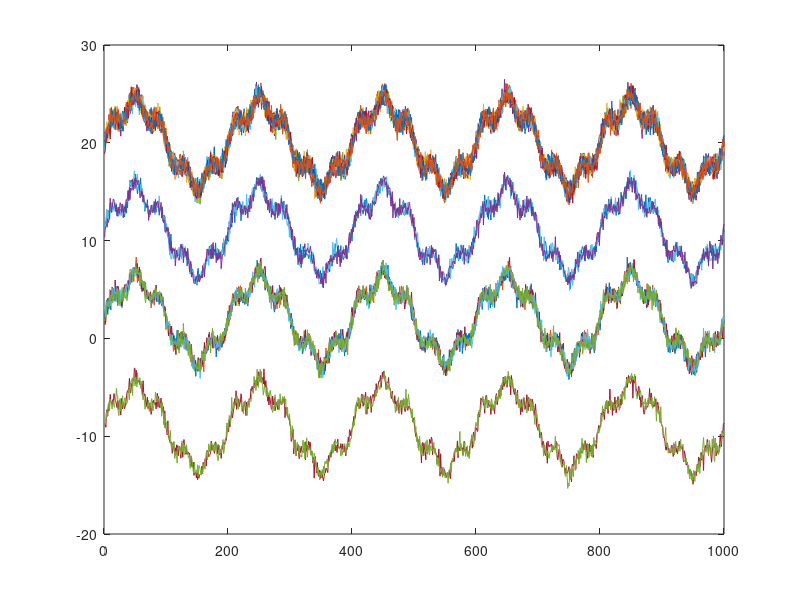

Reproduce this figure in MATLAB. (Note: this script raises an error after producing the figure.)

clf;
number_of_sensors=5;
number_of_states=6
global N_e R_matrix meas_horizon C
RR=0.64
QQ=100000
N_e=10
RR_1=0.5
RR_2=0.5
RR_3=0.5
RR_4=0.5
RR_5=0.5
DT=[]
QQ = QQ*eye(number_of_states,number_of_states);


R_1=RR_1*eye(number_of_states,number_of_states);


R_2=RR_2*eye(number_of_states,number_of_states);
R_3=RR_3*eye(number_of_states,number_of_states);
R_4=RR_4*eye(number_of_states,number_of_states);
R_5=RR_5*eye(number_of_states,number_of_states);

%R_sembel=[R_1,R_2,R_3,R_4,R_5]'
% [tag1 state 1; tag1 state2; tag1 state3;....tag 2 state1....tag6 state 6]
R_matrix=diag([RR_1,RR_1,RR_1,RR_1,RR_1,RR_1,RR_2,RR_2,RR_2,RR_2,RR_2,RR_2,RR_3,RR_3,RR_3,RR_3,RR_3,RR_3,RR_4,RR_4,RR_4,RR_4,RR_4,RR_4,RR_5,RR_5,RR_5,RR_5,RR_5,RR_5])
%R_matrix=diag([0.5,RR_1,RR_1,RR_1,RR_1,RR_1,10,RR_2,RR_2,RR_2,RR_2,RR_2,4,RR_3,RR_3,RR_3,RR_3,RR_3,RR_4,RR_4,RR_4,RR_4,RR_4,RR_4,RR_5,RR_5,RR_5,RR_5,RR_5,RR_5])
C1=eye(number_of_states,number_of_states);
C=repmat(C1,number_of_sensors,1);

A=eye(number_of_states);

N=1000;

x1 = 4*sin(1*linspace(0, 10, N)*pi)'+ sin(5*linspace(0, 10, N)*pi)';
x2 = 4*sin(1*linspace(0, 10, N)*pi)'+ sin(5*linspace(0, 10, N)*pi)';
x3 = 4*sin(1*linspace(0, 10, N)*pi)'+ sin(5*linspace(0, 10, N)*pi)';
x4 = 4*sin(1*linspace(0, 10, N)*pi)'+ sin(5*linspace(0, 10, N)*pi)';
x5 = 4*sin(1*linspace(0, 10, N)*pi)'+ sin(5*linspace(0, 10, N)*pi)';
x6 = 4*sin(1*linspace(0, 10, N)*pi)'+ sin(5*linspace(0, 10, N)*pi)';

x=[x1, x2,x3,x4,x5,x6]';
size(x)


%noise_state_tag

noise_1_1=normrnd(1,RR_1,[1,N])+10;
noise_2_1=normrnd(2,RR_2,[1,N]);
noise_3_1=normrnd(20,RR_3,[1,N]);
noise_4_1=normrnd(20,RR_4,[1,N]);
noise_5_1=normrnd(20,RR_5,[1,N]);
noise_6_1=normrnd(20,RR_5,[1,N]);

noise_tag_1=[noise_1_1;noise_2_1;noise_3_1;noise_4_1;noise_5_1;noise_6_1];


noise_1_2=normrnd(1,RR_1,[1,N])-10;
noise_2_2=normrnd(2,RR_2,[1,N]);
noise_3_2=normrnd(20,RR_3,[1,N]);
noise_4_2=normrnd(20,RR_4,[1,N]);
noise_5_2=normrnd(20,RR_5,[1,N]);
noise_6_2=normrnd(20,RR_5,[1,N]);

noise_tag_2=[noise_1_2;noise_2_2;noise_3_2;noise_4_2;noise_5_2;noise_6_2];

noise_1_3=normrnd(1,RR_1,[1,N])+10;
noise_2_3=normrnd(2,RR_2,[1,N]);
noise_3_3=normrnd(20,RR_3,[1,N]);
noise_4_3=normrnd(20,RR_4,[1,N]);
noise_5_3=normrnd(20,RR_5,[1,N]);
noise_6_3=normrnd(20,RR_5,[1,N]);

noise_tag_3=[noise_1_3;noise_2_3;noise_3_3;noise_4_3;noise_5_3;noise_6_3];


noise_1_4=normrnd(1,RR_1,[1,N])-10;
noise_2_4=normrnd(2,RR_2,[1,N]);
noise_3_4=normrnd(20,RR_3,[1,N]);
noise_4_4=normrnd(20,RR_4,[1,N]);
noise_5_4=normrnd(20,RR_5,[1,N]);
noise_6_4=normrnd(20,RR_5,[1,N]);

noise_tag_4=[noise_1_4;noise_2_4;noise_3_4;noise_4_4;noise_5_4;noise_6_4];



noise_1_5=normrnd(1,RR_1,[1,N])+10;
noise_2_5=normrnd(2,RR_2,[1,N]);
noise_3_5=normrnd(20,RR_3,[1,N]);
noise_4_5=normrnd(20,RR_4,[1,N]);
noise_5_5=normrnd(20,RR_5,[1,N]);
noise_6_5=normrnd(20,RR_5,[1,N]);

noise_tag_5=[noise_1_5;noise_2_5;noise_3_5;noise_4_5;noise_5_5;noise_6_5];




noise=[noise_tag_1;noise_tag_2;noise_tag_3;noise_tag_4;noise_tag_5];



xx=repmat(x,[number_of_sensors,1]);

measurements=xx+noise;

plot(measurements');


P=1*eye(6);
x_est=x(:,1);
x_mhe=x(:,1);
PP=[];

X_EST=[];
X_MHE=[];

for i=1:N
z=measurements(:,i);
[x_est,P]=kalman_fuser(x_est,A,C,P,QQ,R_matrix,z);

if(i>N_e)
meas_horizon=measurements(:,i-N_e:i);
%GMModel = fitgmdist(meas_horizon,3)
x_mhe=mhe(x_mhe);
X_MHE=[X_MHE x_mhe];
end    


if(i>200+N_e)
fit_horizon=measurements(:,i-200:i);
sensor_1_error=fit_horizon(1,:)-X_MHE(1,i-200-N_e:i-N_e);
sensor_2_error=fit_horizon(7,:)-X_MHE(1,i-200-N_e:i-N_e);
sensor_3_error=fit_horizon(13,:)-X_MHE(1,i-200-N_e:i-N_e);
sensor_4_error=fit_horizon(19,:)-X_MHE(1,i-200-N_e:i-N_e);
sensor_5_error=fit_horizon(25,:)-X_MHE(1,i-200-N_e:i-N_e);

sensor_1_avg=mean(sensor_1_error);
sensor_2_avg=mean(sensor_2_error);
sensor_3_avg=mean(sensor_3_error);
sensor_4_avg=mean(sensor_4_error);
sensor_5_avg=mean(sensor_5_error);


sensor_1_error_nobias=sensor_1_error-sensor_1_avg;
sensor_2_error_nobias=sensor_2_error-sensor_2_avg;
sensor_3_error_nobias=sensor_3_error-sensor_3_avg;
sensor_4_error_nobias=sensor_4_error-sensor_4_avg;
sensor_5_error_nobias=sensor_5_error-sensor_5_avg;

plot(fit_horizon(1,:))
hold on
plot(X_MHE(1,i-200-N_e:i-N_e));
hold on
plot(sensor_1_error_nobias)
xgrid = linspace(-20,20,1001)';
figure
histogram(sensor_1_error_nobias,'normalization','pdf');
%DT=[DT data_to_be_fitted_1];
GMModel = fitgmdist(sensor_1_error_nobias',3);
hold on
plot(xgrid,pdf(GMModel ,xgrid),'r-','linewidth',2)
%plot(data_to_be_fitted_1)
% GMModel = fitgmdist(data_to_be_fitted_1',3);
% hold on
% figure
% xgrid = linspace(-20,20,1001)';
% histogram(pdf(GMModel,xgrid),'Normalization','pdf');
% 
hold on
%  
% plot(xgrid,pdf(GMModel,xgrid),'r-'); 
% hold off
end  

X_EST=[X_EST x_est];
PP(:,:,i)=P;

end

plot_kalman_results(X_EST,measurements)
plot_MHE_results(X_MHE,measurements)

function x_mhe=mhe(x_mhe)



[x_mhe,fval] = fmincon(@JJ,x_mhe,[],[]);

end

function [x_est,P]=kalman_fuser(x_est,A,C,P,QQ,R_matrix,z)
x_est = A* x_est;
P = A * P * A' + QQ;
y=z-C*x_est;
K = P * C' / (C * P * C' + R_matrix);
x_est = x_est + K * y;
P = (eye(size(A)) - K * C) * P;

end


function plot_MHE_results(X_MHE,measurements)

figure

plot(X_MHE(1,:)')
title("MHE results")
figure
hold on

plot(measurements(1,:))
plot(measurements(7,:))
plot(measurements(13,:))
plot(measurements(19,:))
plot(measurements(25,:))
title("Measurments")
end

function plot_kalman_results(X_est,measurements)
figure

plot(X_est(:,:)')
title("kalman results")
figure
hold on
plot(measurements(1,:))
plot(measurements(7,:))
plot(measurements(13,:))
plot(measurements(19,:))
plot(measurements(25,:))
title("Measurments")
end



function cost=JJ(x_mhe)
global N_e R_matrix meas_horizon C
cost=0;
for i=1:N_e

    %x = xlim*dt*
    measure_temp=meas_horizon(:,i);
    cost=cost+(C*x_mhe-measure_temp)'*1*(C*x_mhe-measure_temp);
end
end